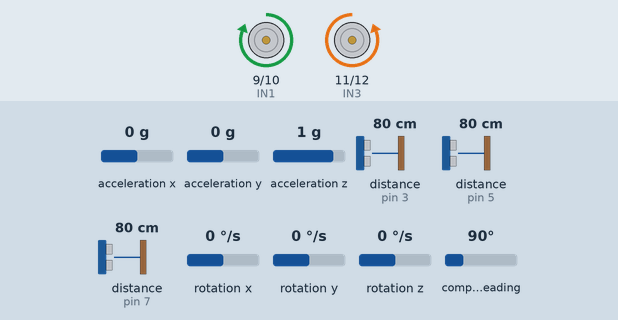
Simulated run of this sketch. Board: Arduino Uno, built with avr-gcc and run on an emulated ATmega328P. On the bench: motor-driver pin pairs drawn as motors (green arrow = first pin HIGH = forward, orange = second pin HIGH = backward, longer = more drive, scaled by the enable pin). The test bench sets the inputs (shaded band); at power-on: distance to the obstacle (sensors on pin 3, pin 5, pin 7) 80 cm, compass heading 90°, acceleration x 0 g, acceleration y 0 g, acceleration z 1 g, rotation x 0 °/s, rotation y 0 °/s, rotation z 0 °/s. The echo pulse lasts 58.3 µs per cm; what the sketch prints to the serial monitor is not drawn.

Above: at 1.2 s.
1.3 s: distance to the obstacle (sensor on pin 3) set to 22 cm
2.8 s: distance to the obstacle (sensor on pin 3) set to 17 cm
At 3.6 s:
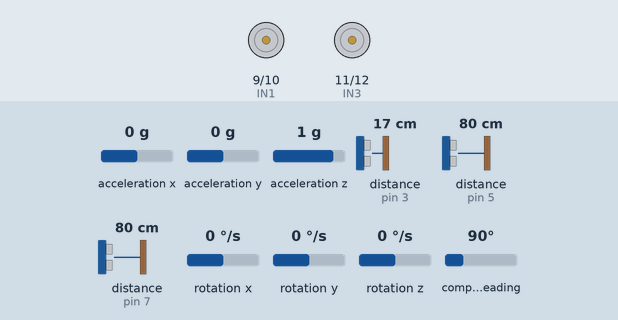
5.8 s: compass heading set to 145°
8.8 s: compass heading set to 154°
10.3 s: compass heading set to 352°
Timing chart, 0 to 13.3 s (numbered marks = the images above; inputs shaded):
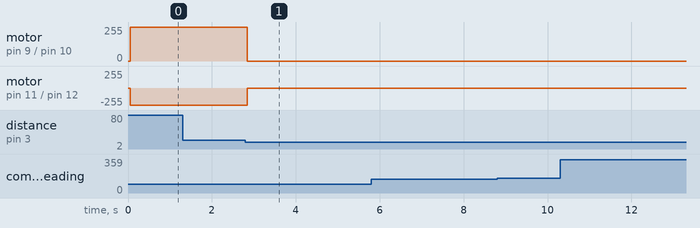

Measured:
- the behaviour switches between 20 and 19 cm on distance to the obstacle (sensor on pin 3) (found by bisection; images 0 and 1)
- after the input at 2.8 s, motor on pin 9 (IN1) / pin 10 (IN2): forward 255/255 → stopped at once; motor on pin 11 (IN3) / pin 12 (IN4): backward 255/255 → stopped at once

The sketch:

maze_imu3.ino
```cpp
/////////////////////// PID //////////////////////////
double Kp = 1.8, Ki = 0.0, Kd = 0.0;

///////////////////// driving ////////////////////////

float t_angle[4] {0, 90, 180, 270};

/////////////////////// IMU /////////////////////////
#include <Wire.h>
#include <LSM303.h>

#define THRESHOLD_ANGLE1 15
#define THRESHOLD_ANGLE2 7


LSM303 compass;

float heading_angle = 0.0;
float init_heading_angle = 0.0; // 초기 방향
float target_heading_angle = 90;
float heading_angle_error = 0.0;  //  error 값

//////////////////////// sonar ///////////////////////
#include <NewPing.h>

#define SONAR_NUM 3      // Number of sensors.
#define MAX_DISTANCE 150 // Maximum distance (in cm) to ping.
#define WALL_GAP_DISTANCE 400 // mm
#define WALL_GAP_DISTANCE_HALF 200 // mm
#define MOTOR_PWM_OFFSET 10
#define MOTOR_SPEED 80

#define Front 0
#define Left  1
#define Right 2

#define TRIG1 2  //  1번 초음파 센서 Trig 핀 번호
#define ECHO1 3  //  1번 초음파 센서 Echo 핀 번호

#define TRIG2 4  //  2번 초음파 센서 Trig 핀 번호
#define ECHO2 5  //  2번 초음파 센서 Echo 핀 번호

#define TRIG3 6  //  3번 초음파 센서 Trig 핀 번호
#define ECHO3 7  //  3번 초음파 센서 Echo 핀 번호

NewPing sonar[SONAR_NUM] = {   // Sensor object array.
  NewPing(TRIG1, ECHO1, MAX_DISTANCE), // Each sensor's trigger pin, echo pin, and max distance to ping.
  NewPing(TRIG2, ECHO2, MAX_DISTANCE),
  NewPing(TRIG3, ECHO3, MAX_DISTANCE)
};

float front_sonar, left_sonar, right_sonar = 0.0;

///////////////L298/////////////////
#define ENA 8
#define IN1 9
#define IN2 10
#define IN3 11
#define IN4 12
#define ENB 13

////////////////////// Maze Status ////////////////////
int maze_status = 0;


void setup() {
  pinMode(ENA, OUTPUT);
  pinMode(IN1, OUTPUT);
  pinMode(IN2, OUTPUT);

  pinMode(IN3, OUTPUT);
  pinMode(IN4, OUTPUT);
  pinMode(ENB, OUTPUT);

  Serial.begin(115200); // 통신 속도를 115200으로 정의

  Wire.begin(); // IMU initiallize
  compass.init();
  compass.enableDefault();

  /*
    Calibration values; the default values of +/-32767 for each axis
    lead to an assumed magnetometer bias of 0. Use the Calibrate example
    program to determine appropriate values for your particular unit.
  */
  compass.m_min = (LSM303::vector<int16_t>) {
    -32767, -32767, -32767
  };
  compass.m_max = (LSM303::vector<int16_t>) {
    +32767, +32767, +32767
  };
}
void motor_R_control(int motor_speed_r) {  //모터 A의 방향(direction)과 속도(speed)제어

  if (motor_speed_r >= 0) {
    digitalWrite(IN1, LOW);  // 모터의 방향 제어
    digitalWrite(IN2, HIGH);
    if (motor_speed_r >= 255) {
      motor_speed_r = 255;
    }
    analogWrite(ENA, motor_speed_r);  // 모터의 속도 제어
  }

  else {
    digitalWrite(IN1, HIGH);
    digitalWrite(IN2, LOW);
    if (motor_speed_r <= -255) {
      motor_speed_r = -255;
    }
    analogWrite(ENA, -motor_speed_r);
  }

}
void motor_L_control(int motor_speed_l) {  //모터 B의 방향(direction)과 속도(speed)제어

  if (motor_speed_l >= 0) {
    digitalWrite(IN3, LOW);   // 모터의 방향 제어
    digitalWrite(IN4, HIGH);
    if (motor_speed_l >= 255) {
      motor_speed_l = 255;
    }
    analogWrite(ENB, motor_speed_l);  // 모터의 속도 제어
  }

  else {
    digitalWrite(IN3, HIGH);
    digitalWrite(IN4, LOW);
    if (motor_speed_l <= -255) {
      motor_speed_l = -255;
    }
    analogWrite(ENB, -motor_speed_l);
  }
}

void check_maze_status(void) {
  if ((left_sonar >= 0) && (left_sonar <= WALL_GAP_DISTANCE_HALF) && (right_sonar >= 0) && (right_sonar <= WALL_GAP_DISTANCE_HALF) && (front_sonar >= 0) && (front_sonar <= WALL_GAP_DISTANCE_HALF)) { // 세 면이 다 막힌 경우
    maze_status = 4;
    Serial.println("maze_status = 4");
  }
  else if ((left_sonar >= 0) && (left_sonar <= WALL_GAP_DISTANCE_HALF) && (right_sonar >= 0) && (right_sonar <= WALL_GAP_DISTANCE_HALF) && (front_sonar >= WALL_GAP_DISTANCE_HALF)) {
    maze_status = 1;
    Serial.println("maze_status = 1");
  }
  else if ((left_sonar >= 0) && (left_sonar <= WALL_GAP_DISTANCE_HALF) && (front_sonar >= 0) && (front_sonar <= WALL_GAP_DISTANCE_HALF)) {
    maze_status = 2;
    Serial.println("maze_status = 2");
  }
  else if ((right_sonar >= 0) && (right_sonar <= WALL_GAP_DISTANCE_HALF) && (front_sonar >= 0) && (front_sonar <= WALL_GAP_DISTANCE_HALF)) {
    maze_status = 3;
    Serial.println("maze_status = 3");
  }
  else {
    maze_status = 0;
    Serial.println("maze_status = 0");
  }
}
// 먼저 left_pwm = 0; right_pwm = 100; 으로 해서 왼쪽 오른쪽 방향 찾기

void wall_collision_avoid (int base_speed) {
  float error = 0.0;    // 스티어 민감도 함수 초기화
  float Kp = 0.3;       // 모터 속도 민감도

  int pwm_control = 0;  // PWM 제어 초기화
  int right_pwm = 0;    // 오른쪽 모터 속도 초기화
  int left_pwm = 0;     // 왼쪽 모터 속도 초기화

  error = (right_sonar - left_sonar); // 벽면 간의 거리
  error = Kp * error;   // 스티어 양 조절

  if (error >= 40) error = 40;  // 과도한 스티어링 방지
  if (error <= -40) error = -40;

  right_pwm = MOTOR_SPEED - error;  // 오른쪽 바퀴 회전수 조절
  left_pwm = MOTOR_SPEED + error;   // 왼쪽 바퀴 회전수 조절

  if (right_pwm <= 0) right_pwm = 0;
  if (left_pwm <= 0) left_pwm = 0;

  if (right_pwm >= 255) right_pwm = 255;
  if (left_pwm >= 255) left_pwm = 255;
}

void imu_rotation(void) {
  bool flag = 1;  // bool type - 0 or 1
  while (flag) {
    read_imu_sensor();

    if (heading_angle_error > THRESHOLD_ANGLE1) { // 반시계 방향으로 회전
      motor_L_control(-80);
      motor_R_control(80);
    }
    else if ((heading_angle_error >= THRESHOLD_ANGLE2) && (heading_angle_error <= THRESHOLD_ANGLE1)) { // 정지
      motor_L_control(50);
      motor_R_control(-50);
    }
    else if ((heading_angle_error > -THRESHOLD_ANGLE2) && (heading_angle_error < THRESHOLD_ANGLE2)) { // 정지
      motor_L_control(0);
      motor_R_control(0);
      flag = 0;
    }
    else if ((heading_angle_error >= -THRESHOLD_ANGLE1) && (heading_angle_error <= -THRESHOLD_ANGLE2)) { // 정지
      motor_L_control(-50);
      motor_R_control(50);
    }
    else { // heading_angle_error < -THRESHOLD_ANGLE1 // 시계방향으로 회전
      motor_L_control(80);
      motor_R_control(-80);
    }
    Serial.print("Heading Angle Error : ");
    Serial.print(heading_angle_error);  // heading angle error 표시
    Serial.print(" = ");
    Serial.print(target_heading_angle);
    Serial.print(" - ");
    Serial.println(heading_angle); // headning_angle 표시
  }
}
void read_sonar_sensor(void) {
  float front_sonar1 = sonar[Front].ping_cm() * 10; // 전방 센서 측정
  float left_sonar1 = sonar[Left].ping_cm() * 10;  // 좌측 센서 측정
  float right_sonar1 = sonar[Right].ping_cm() * 10; // 우측 센서 측정

  float front_sonar2 = sonar[Front].ping_cm() * 10; // 전방 센서 측정
  float left_sonar2 = sonar[Left].ping_cm() * 10;  // 좌측 센서 측정
  float right_sonar2 = sonar[Right].ping_cm() * 10; // 우측 센서 측정

  float front_sonar3 = sonar[Front].ping_cm() * 10; // 전방 센서 측정
  float left_sonar3 = sonar[Left].ping_cm() * 10;  // 좌측 센서 측정
  float right_sonar3 = sonar[Right].ping_cm() * 10; // 우측 센서 측정

  front_sonar = (front_sonar1 + front_sonar2 + front_sonar3) / 3;
  left_sonar = (left_sonar1 + left_sonar2 + left_sonar3) / 3;
  right_sonar = (right_sonar1 + right_sonar2 + right_sonar3) / 3;

  if (front_sonar == 0.0)  front_sonar = MAX_DISTANCE;
  if (left_sonar == 0.0)  left_sonar = MAX_DISTANCE;
  if (right_sonar == 0.0)  right_sonar = MAX_DISTANCE;

  Serial.print("L: "); Serial.print(left_sonar);   Serial.print("  ");
  Serial.print("F: "); Serial.print(front_sonar);  Serial.print("  ");
  Serial.print("R: "); Serial.println(right_sonar);
}

void read_imu_sensor(void) {
  compass.read();
  float heading1 = compass.heading();
  compass.read();
  float heading2 = compass.heading();
  compass.read();
  float heading3 = compass.heading();
  heading_angle = (heading1 + heading2 + heading3) / 3;

  heading_angle = 360 - heading_angle;  // 회전 좌표계를 반시계 방향으로 전환

  heading_angle_error = target_heading_angle - heading_angle;

  if (heading_angle_error > 180) {
    heading_angle_error = heading_angle_error - 360;
  }
  else if (heading_angle_error < -180) {
    heading_angle_error = heading_angle_error + 360;
  }
  else {

  }
  Serial.print("Heading Angle Error : ");
  Serial.print(heading_angle_error);  // heading angle error 표시
  Serial.print(" = ");
  Serial.print(target_heading_angle);
  Serial.print(" - ");
  Serial.println(heading_angle); // headning_angle 표시
}
void run_heading_angle(void) {
  bool flag = 1;
  double Output;

  while (flag) {
    read_sonar_sensor();
    read_imu_sensor();

    Output = Kp * heading_angle_error;

    motor_L_control(80 - Output);
    motor_R_control(80 + Output);

    if (front_sonar < 200) {
      flag = 0;
      motor_L_control(0);
      motor_R_control(0);
    }
  }
}

void loop() {

  target_heading_angle = 130;
  run_heading_angle();
  delay(2000);
  target_heading_angle = 130 - 100;
  imu_rotation();
  delay(2000);
  run_heading_angle();

  check_maze_status();
}
```
